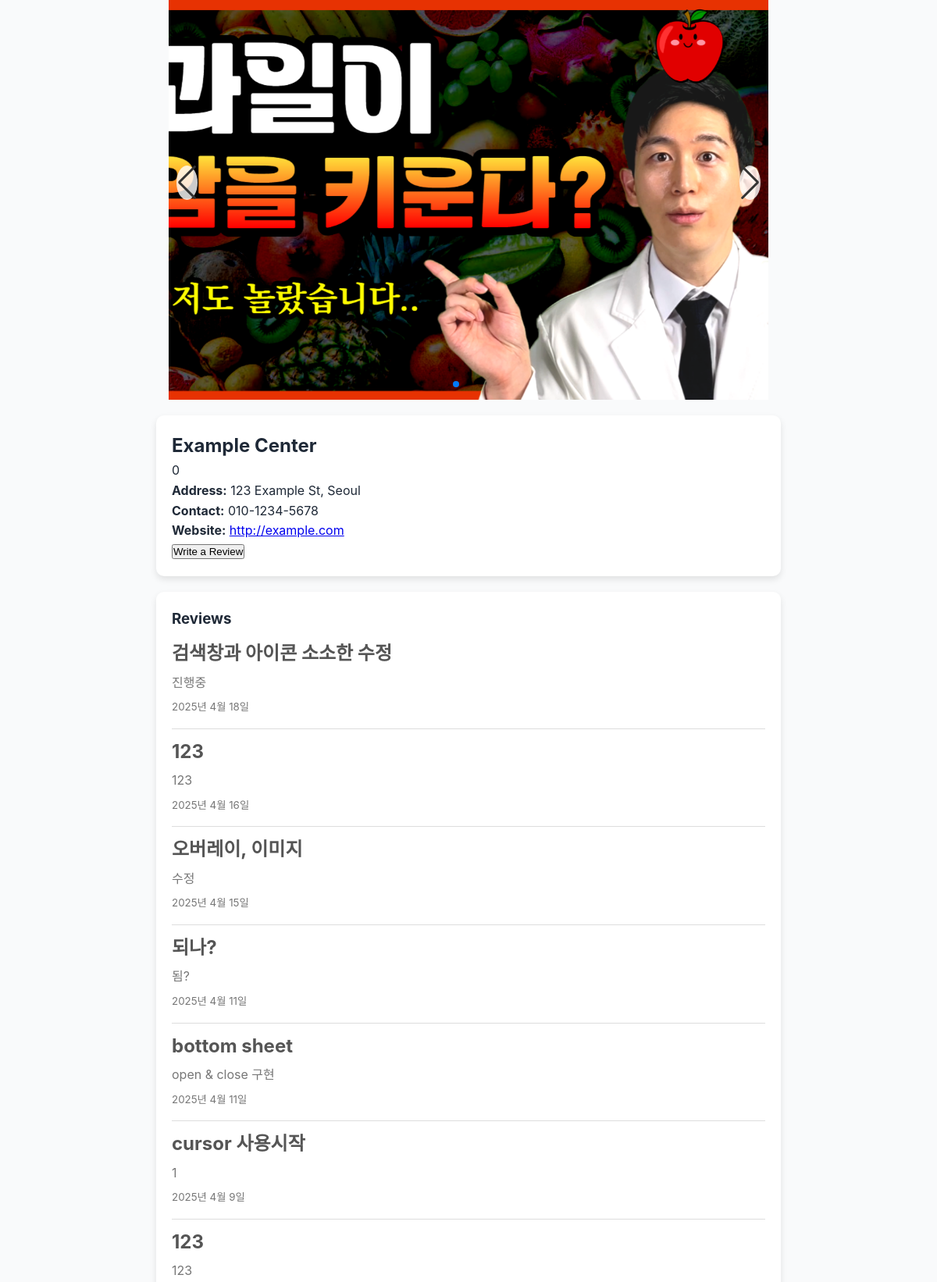
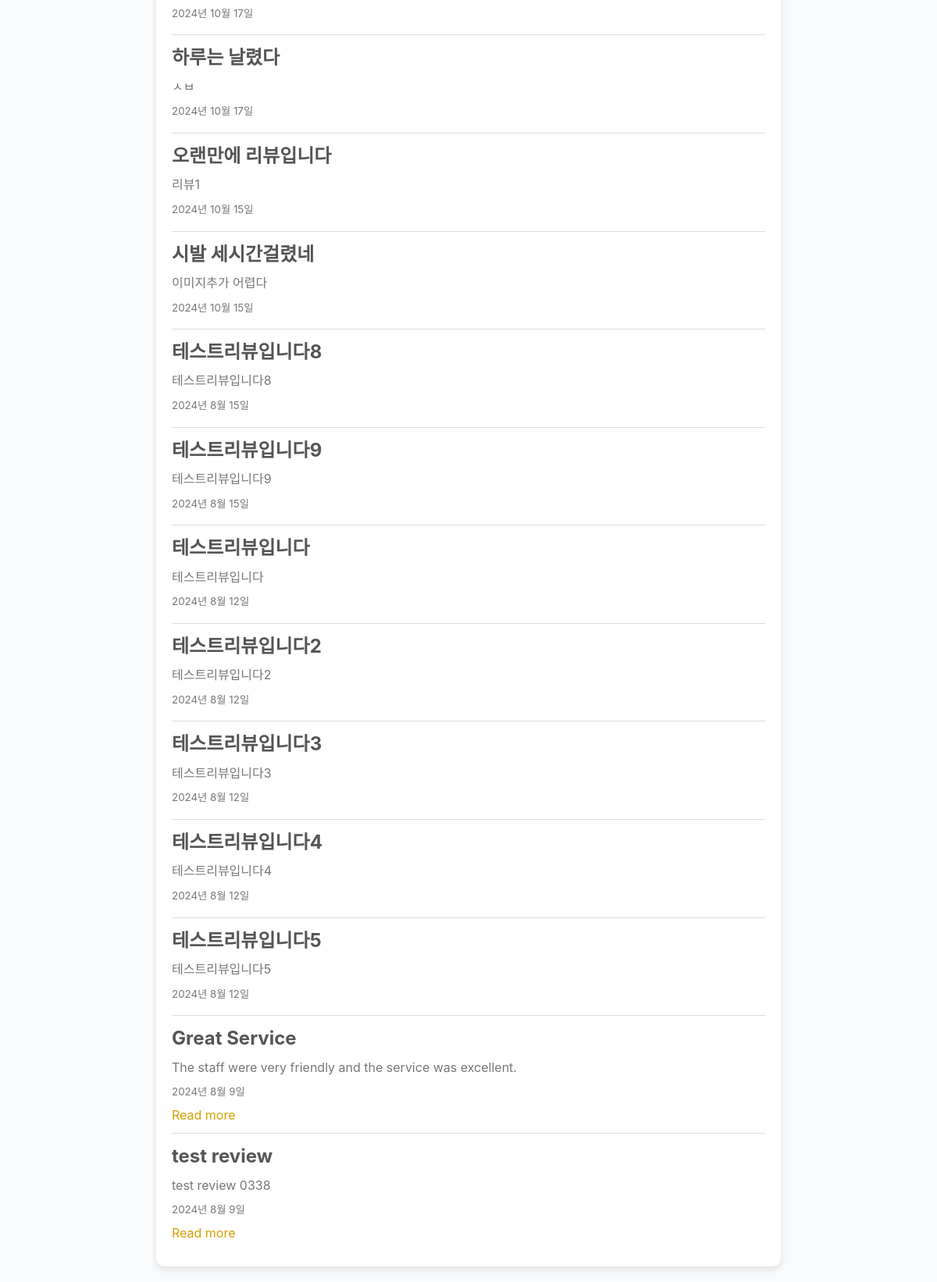
/1/ (signed in), run on the app's committed database (2 pictures, top to bottom).
### centers/models.py (models this page shows, shortened)
class CenterImage(models.Model):
    center = models.ForeignKey(Center, related_name='images', on_delete=models.CASCADE)
    image = models.ImageField(upload_to='center_images/')

class Center(models.Model):
    name = models.CharField(max_length=200)
    representative = models.CharField(max_length=200)
    address = models.CharField(max_length=300)
    contact = models.CharField(max_length=100)
    url = models.URLField()
    latitude = models.DecimalField(max_digits=9, decimal_places=6)
    longitude = models.DecimalField(max_digits=9, decimal_places=6)
    operating_hours = models.CharField(max_length=100)  # 운영시간
    description = models.TextField()  # 센터 소개글

class Review(models.Model):
    center = models.ForeignKey(Center, on_delete=models.CASCADE)
    user = models.ForeignKey(User, on_delete=models.CASCADE)
    title = models.CharField(max_length=100)
    summary = models.TextField()
    date = models.DateField()
    url = models.CharField(max_length=200, null=True, blank=True)
    @property
    def has_url(self):
        return bool(self.url)

### centers/views.py (the view)
# urls.py: path('<int:center_id>/', views.center_detail, name='center_detail'),
def center_detail(request, center_id):
    center = Center.objects.get(pk=center_id)
    reviews = Review.objects.filter(center=center).order_by('-date')
    if request.method == 'POST':
        if not request.user.is_authenticated:
            return redirect('login')  # Redirect to login if user is not authenticated
        form = ReviewForm(request.POST)
        if form.is_valid():
            review = form.save(commit=False)
            review.user = request.user
            review.center = center
            review.date = timezone.now()
            review.save()
            return redirect('center_detail', center_id=center_id)
    else:
        form = ReviewForm()
    center_images = center.images.all()
    return render(request, 'centers/center_detail.html', {
        'center': center,
        'reviews': reviews,
        'form': form,
        'center_images': center_images,  # Pass the images to the template
    })

### centers/templates/centers/center_detail.html (shortened to what this page needs)
<!DOCTYPE html>
<html lang="en">
<head>
    {% load static %}
    <link rel="stylesheet" href="{% static 'centers/styles.css' %}">
    <link rel="stylesheet" href="https://cdn.jsdelivr.net/npm/swiper@11/swiper-bundle.min.css" />
</head>
<body>
<div class="swiper-container max-w-screen-md mx-auto">
    <div class="swiper-wrapper">
        {% for image in center.images.all %}
        <div class="swiper-slide">
            <div class="image-container">
                <img src="{{ image.image.url }}" alt="Facility image for {{ center.name }}">
            </div>
        </div>
        {% endfor %}
    </div>
    <div class="swiper-button-next"></div>
    <div class="swiper-button-prev"></div>
    <div class="swiper-pagination"></div>
</div>
<div id="center-info">
    <h2>{{ center.name }}</h2>
    <p>{{ center.description }}</p>
    <p><strong>Address:</strong> {{ center.address }}</p>
    <p><strong>Contact:</strong> {{ center.contact }}</p>
    <p><strong>Website:</strong> <a href="{{ center.url }}" target="_blank">{{ center.url }}</a></p>
    {% if user.is_authenticated %}
        <button id="write-review-btn">Write a Review</button>
    {% else %}
        <p><a href="{% url 'login' %}">Log in</a> to write a review.</p>
    {% endif %}
</div>
<div id="reviews">
    <h3>Reviews</h3>
    {% for review in reviews %}
    <div class="review">
        <h3>{{ review.title }}</h3>
        <p>{{ review.summary }}</p>
        <p><small>{{ review.date }}</small></p>
        {% if review.has_url %}
            <a href="{{ review.url }}" target="_blank">Read more</a>
        {% endif %}
    </div>
    {% endfor %}
</div>
</body>
</html>

### centers/static/centers/styles.css (style rules this page uses)
* { margin: 0; padding: 0; box-sizing: border-box; }
:root { --primary-color: #4f46e5; --primary-hover: #4338ca; --secondary-color: #3b82f6; --text-color: #1f2937; --text-light: #6b7280; --border-color: #e5e7eb; --background-light: #f9fafb; --shadow-sm: 0 1px 2px rgba(0, 0, 0, 0.05); --shadow-md: 0 4px 6px -1px rgba(0, 0, 0, 0.1); --shadow-lg: 0 10px 15px -3px rgba(0, 0, 0, 0.1); }
body { font-family: -apple-system, BlinkMacSystemFont, 'Segoe UI', Roboto, 'Helvetica Neue', Arial, sans-serif; line-height: 1.6; color: var(--text-color); background-color: var(--background-light); overflow: hidden; }
.swiper-container { width: 100%; max-width: 768px; margin: 0 auto; position: relative; overflow: hidden; }
.swiper-wrapper { display: flex; }
.swiper-slide { width: 100%; flex-shrink: 0; position: relative; padding-top: 66.67%; }
.swiper-slide img { position: absolute; top: 0; left: 0; width: 100%; height: 100%; object-fit: cover; }
.swiper-container .swiper-slide:first-child { display: block; }
#center-info, #reviews { max-width: 800px; margin: 20px auto; padding: 20px; background-color: white; border-radius: 10px; box-shadow: 0 4px 8px rgba(0, 0, 0, 0.1); display: block; }
.review { border-bottom: 1px solid #ddd; padding: 10px 0; }
.review:last-child { border-bottom: none; }
.review h3 { margin: 0; font-size: 1.5rem; color: #555; }
.review p { margin: 5px 0; color: #777; }
.review a { text-decoration: none; color: #d49f00; }
@media screen and (min-width: 768px) { .swiper-container { max-width: 768px; margin-left: auto; margin-right: auto; } }
.swiper-button-next, .swiper-button-prev { position: absolute; top: 50%; transform: translateY(-50%); width: 40px; height: 40px; background-color: rgba(255, 255, 255, 0.8); border-radius: 50%; z-index: 10; cursor: pointer; display: flex; align-items: center; justify-content: center; }
.swiper-button-prev { left: 10px; }
.swiper-button-next { right: 10px; }
.swiper-button-next::after, .swiper-button-prev::after { font-size: 20px; color: #333; }

### data on the page
CenterImage: image (picture)
Center: name "Example Center", description "0", address "123 Example St, Seoul", contact "010-1234-5678", url "http://example.com"
Review: title "검색창과 아이콘 소소한 수정", summary "진행중", date "2025년 4월 18일"
Review: title "123", summary "123", date "2025년 4월 16일"
Review: title "오버레이, 이미지", summary "수정", date "2025년 4월 15일"
Review: title "되나?", summary "됨?", date "2025년 4월 11일"
Review: title "bottom sheet", summary "open & close 구현", date "2025년 4월 11일"
Review: title "cursor 사용시작", summary "1", date "2025년 4월 9일"
Review: title "123", summary "123", date "2024년 10월 17일"
Review: title "하루는 날렸다", summary "ㅅㅂ", date "2024년 10월 17일"
Review: title "오랜만에 리뷰입니다", summary "리뷰1", date "2024년 10월 15일"
Review: title "시발 세시간걸렸네", summary "이미지추가 어렵다", date "2024년 10월 15일"
Review: title "테스트리뷰입니다8", summary "테스트리뷰입니다8", date "2024년 8월 15일"
Review: title "테스트리뷰입니다9", summary "테스트리뷰입니다9", date "2024년 8월 15일"
Review: title "테스트리뷰입니다", summary "테스트리뷰입니다", date "2024년 8월 12일"
Review: title "테스트리뷰입니다2", summary "테스트리뷰입니다2", date "2024년 8월 12일"
Review: title "테스트리뷰입니다3", summary "테스트리뷰입니다3", date "2024년 8월 12일"
Review: title "테스트리뷰입니다4", summary "테스트리뷰입니다4", date "2024년 8월 12일"
Review: title "테스트리뷰입니다5", summary "테스트리뷰입니다5", date "2024년 8월 12일"
Review: title "Great Service", summary "The staff were very friendly and the service was excellent.", date "2024년 8월 9일"
Review: title "test review", summary "test review 0338", date "2024년 8월 9일"
